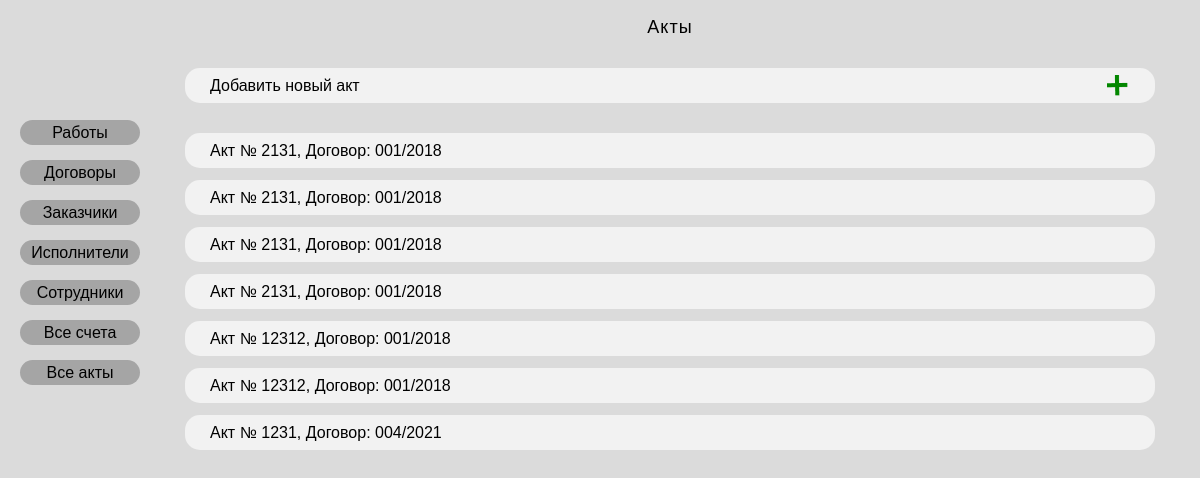
Screenshot of /contract/act_list_default/ with the database file from the repository.
### vcrdocumentsproject/apps/document/models.py (models this page shows, shortened)
class Acts(models.Model):
    act_code = models.AutoField('Код акта', primary_key=True)
    contract_number = models.ForeignKey(Contracts, on_delete=models.CASCADE)
    act_number = models.CharField('Номер акта', max_length = 5)
    act_date = models.DateField('Дата акта')
    class Meta:
        verbose_name = "Акт"
        verbose_name_plural = "Акты"

class Contracts(models.Model):
    contract_code = models.AutoField('Код договора', primary_key=True)
    contract_number = models.CharField('Номер договора', max_length = 20)
    customer = models.ForeignKey(Customers, on_delete=models.CASCADE)
    executor = models.ForeignKey(Executors, on_delete=models.CASCADE)
    description = models.TextField('Наименование')
    contract_date = models.DateField('Дата договора')
    contract_end_date = models.DateField('Дата окончания договора', null=True)
    price = models.DecimalField('Сумма',max_digits= 20, decimal_places=2)
    nds = models.IntegerField('НДС')
    price_with_nds = models.DecimalField('Сумма с НДС',max_digits= 20, decimal_places=2)
    payment = models.BooleanField('Оплата по договору', default=False, null=True)
    def __str__(self):
        return self.contract_number
    class Meta:
        verbose_name = "Договор"
        verbose_name_plural = "Договоры"

### vcrdocumentsproject/apps/document/views.py (the view)
# urls.py: path('act_list_<str:filter>/', views.act_list, name='act_list'),
def act_list(request, filter):
    if filter == 'default':
        acts = Acts.objects.all()
        act_list = {'acts':acts, 'filter':filter}
    else:
        acts = Acts.objects.filter(contract_number=filter)
        act_list = {'acts': acts, 'filter': filter}
    return render(request, 'document/act_list.html', {'act_list': act_list})

### vcrdocumentsproject/templates/document/act_list.html (shortened to what this page needs)
{% extends 'base.html' %}
{% block content %}
{% load static %}
<div class="content-container">
    <p class="title">Акты</p>
    <a class="add-link" href="{% url 'contract:act_add_form' act_list.filter %}">Добавить новый акт<img class="plus-img" src="{% static 'document/images/plus.png' %}"></a>
    {% if act_list.acts %}
        {% for a in act_list.acts %}
        <div class="item">
                    <a href="{% url 'contract:act' a.act_code %}">Акт № {{a.act_number}}, Договор: {{a.contract_number}}</a>
        </div>
        {% endfor %}
    {% endif %}
    </div>
{% endblock %}

### vcrdocumentsproject/apps/document/static/document/css/style.css (style rules this page uses)
* { box-sizing: border-box; }
.content-container { padding-top: 17px; width: 970px; margin-bottom: 15px; }
a { text-decoration: none; color: black; }
p { width: 220px; }
html { overflow-y: scroll; }
body { display: flex; background-color: rgba(196, 196, 196, 0.6); font-family: sans-serif; font-style: normal; font-weight: normal; font-size: 16px; line-height: 21px; cursor: default; }
.add-link { display: flex; align-items: center; justify-content: space-between; background-color: rgba(242, 242, 242, 1); width: 970px; height: 35px; padding-left: 25px; padding-right: 25px; color: black; border-radius: 15px; margin-bottom: 30px; }
.plus-img { width: 25px; }
.item { margin-bottom: 12px; display: flex; align-items: center; background-color: rgba(242, 242, 242, 1); width: 970px; height: 35px; padding-left: 25px; padding-right: 25px; border-radius: 15px; justify-content: space-between; }
.title { width: 970px; margin-top: 0px; text-align: center; font-size: 18px; margin-bottom: 30px; letter-spacing: 1px; }

### rows the page displays
Acts: act_number "2131", contract_number "001/2018"
Acts: act_number "2131", contract_number "001/2018"
Acts: act_number "2131", contract_number "001/2018"
Acts: act_number "2131", contract_number "001/2018"
Acts: act_number "12312", contract_number "001/2018"
Acts: act_number "12312", contract_number "001/2018"
Acts: act_number "1231", contract_number "004/2021"
